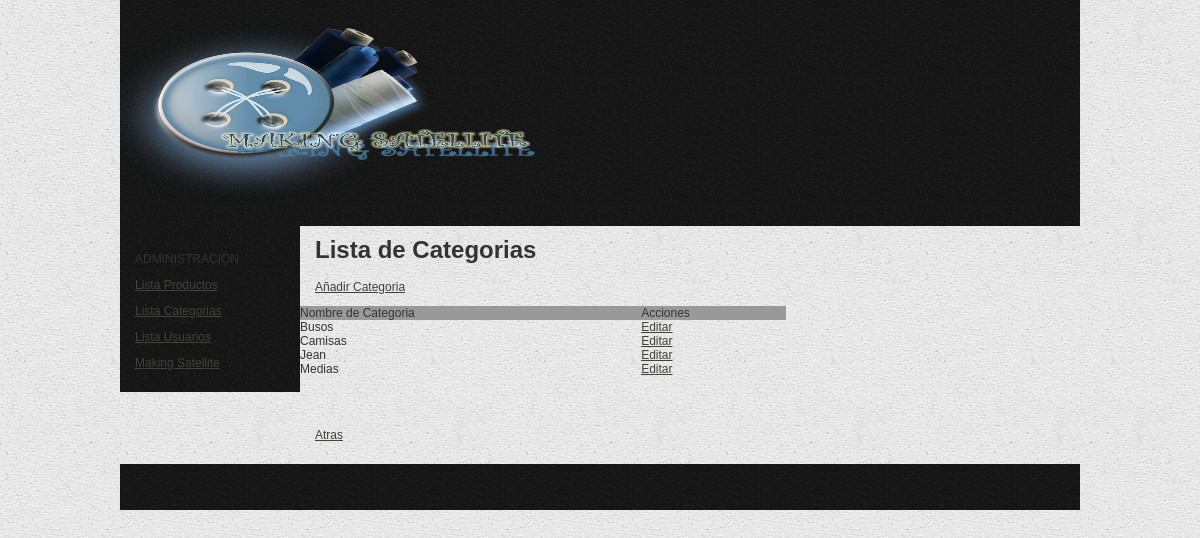
The page /admin/categorias_lista.php on the database its author committed.
### tables this page shows
CREATE TABLE `tblcategoria` (
  `idCategoria` int(11) NOT NULL AUTO_INCREMENT,
  `strDescripcion` varchar(50) DEFAULT NULL,
  PRIMARY KEY (`idCategoria`)
);

### admin/categorias_lista.php (the view, shortened to what this page needs)
<?php require_once('../Connections/conexionropa.php'); ?>
<?php
$maxRows_Recordset1 = 10;
$pageNum_Recordset1 = 0;
$startRow_Recordset1 = $pageNum_Recordset1 * $maxRows_Recordset1;
$query_Recordset1 = "SELECT * FROM tblcategoria ORDER BY tblcategoria.strDescripcion ASC";
$query_limit_Recordset1 = sprintf("%s LIMIT %d, %d", $query_Recordset1, $startRow_Recordset1, $maxRows_Recordset1);
$Recordset1 = mysql_query($query_limit_Recordset1, $conexionropa) or die(mysql_error());
$row_Recordset1 = mysql_fetch_assoc($Recordset1);
?>
<!DOCTYPE html PUBLIC "-//W3C//DTD XHTML 1.0 Transitional//EN" "http://www.w3.org/TR/xhtml1/DTD/xhtml1-transitional.dtd">
<html xmlns="http://www.w3.org/1999/xhtml">
<head>
<link href="../estilo/twoColFixLtHdr.css" rel="stylesheet" type="text/css" />
</head>
<body>
<div class="container">
  <div class="header"><img src="../imagenes/logotrans.png" width="469" height="226" alt="Administracion" />
    </div>
  <div class="sidebar1">
  <?php
   include ("../includes/cabeceraadmin.php")
   ?>
    </div>
  <div class="content">
	<h1>Lista de Categorias</h1>
	<p><a href="categorias_add.php">A&ntilde;adir Categoria</a></p>
	<table width="486" border="0" cellpadding="0" cellspacing="0">
	  <tr>
	    <td bgcolor="#999999">Nombre de Categoria</td>
	    <td bgcolor="#999999">Acciones</td>
      </tr>
	  <?php do { ?>
	    <tr>
	      <td><?php echo $row_Recordset1['strDescripcion']; ?></td>
	      <td><a href="categorias_edit.php?recordID=<?php echo $row_Recordset1['idCategoria']; ?>">Editar</a></td>
        </tr>
	    <?php } while ($row_Recordset1 = mysql_fetch_assoc($Recordset1)); ?>
    </table>
	<p>&nbsp;</p>
    <p>&nbsp;</p>
    <p><p><a href="index.php">Atras</a></p></p>
  </div>
  <div class="footer">
    <p>&nbsp;</p>
    </div>
  </div>
</body>
</html>

### estilo/twoColFixLtHdr.css (style rules this page uses)
body { margin: 0; padding: 0; font-family: Tahoma, Geneva, sans-serif; font-size: 12px; color: #333; background-image: url(../images/bg.png); }
h1, h2, h3, h4, h5, h6, p { margin-top: 0; padding-right: 15px; padding-left: 15px; }
a:link { color: #42413C; text-decoration: underline; }
.container { width: 960px; background-color: #FFF; margin: 0 auto; background-image: url(../imagenes/bg.png); }
.header { background-image: url(../imagenes/fondocabecera.png); }
.sidebar1 { float: left; width: 180px; background-color: #EADCAE; padding-bottom: 10px; background-image: url(../imagenes/fondocabecera.png); }
.content { padding: 10px 0; width: 780px; float: left; }
.footer { padding: 10px 0; background-color: #CCC49F; position: relative; clear: both; background-image: url(../imagenes/fondocabecera.png); }

### rows shown on the page
tblcategoria: strDescripcion "Busos"
tblcategoria: strDescripcion "Camisas"
tblcategoria: strDescripcion "Jean"
tblcategoria: strDescripcion "Medias"
